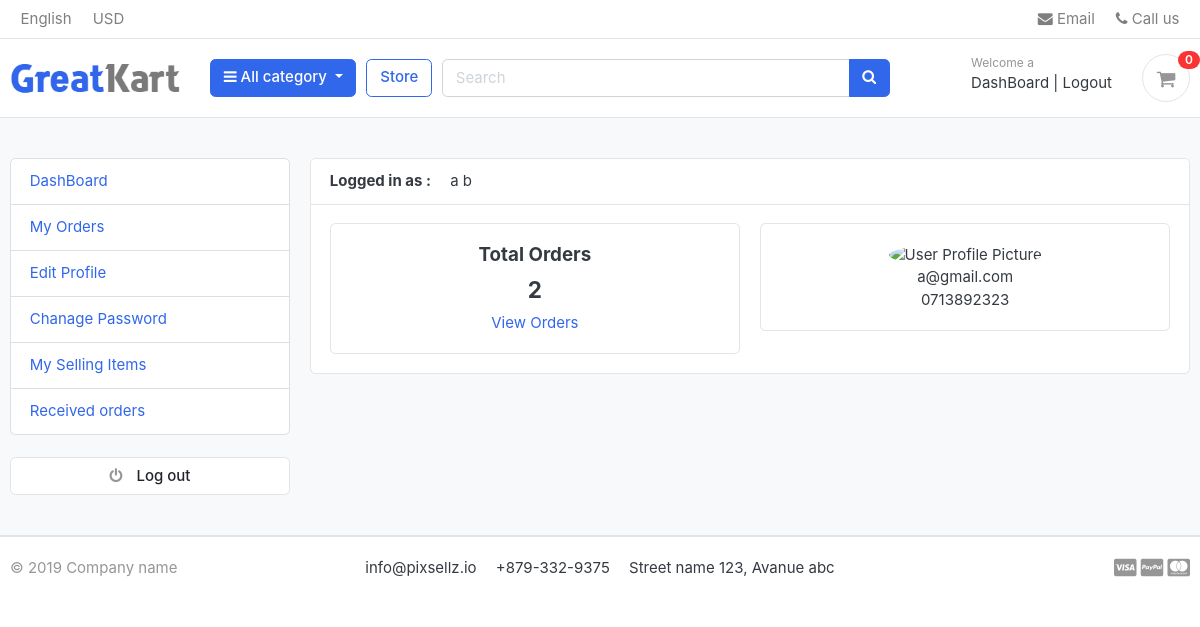
The app's page /accounts/dashboard/ (signed in) with its own data.
### accounts/models.py (models this page shows, shortened)
class Account(AbstractBaseUser):
    first_name   = models.CharField(max_length=50)
    last_name    = models.CharField(max_length=50)
    username     = models.CharField(max_length=50 ,unique=True)
    email        = models.EmailField(max_length=100 , unique=True)
    phone_number = models.CharField(max_length=50)
    date_joined     =models.DateTimeField(auto_now_add=True)
    last_login      =models.DateTimeField(auto_now_add=True)
    is_admin        =models.BooleanField(default=False)
    is_staff        =models.BooleanField(default=False)
    is_active       =models.BooleanField(default=False)
    is_superadmin   =models.BooleanField(default=False)
    USERNAME_FIELD = 'email'
    REQUIRED_FIELDS = ['username','first_name' , 'last_name']
    objects =MyAccountManager()
    def full_name(self):
        return f'{self.first_name} {self.last_name}'

### accounts/views.py (the view)
# urls.py: path('dashboard/',views.dashboard  , name='dashboard'),
@login_required(login_url='login')
def dashboard(request):
    orders = Order.objects.order_by('-created_at').filter(user_id = request.user.id ,is_ordered = True)
    orders_count = orders.count()
    context = {
        'orders_count' : orders_count,
    }
    return render(request ,'accounts/dashboard.html' ,context)

### carts/context_processors.py (called while the page is built)
def counter(request):
    cart_counter = 0
    if 'admin' in request.path:
        return {}
    else:
        try:
            cart = Cart.objects.filter(cart_id = _cart_id(request))
            if request.user.is_authenticated:
                cart_items =CartItem.objects.all().filter(user = request.user)
            else:
                cart_items = CartItem.objects.all().filter(cart = cart[:1])
            for cart_item in cart_items:
                cart_counter += cart_item.quantity
        except Cart.DoesNotExist:
            cart_counter =0
    return dict(cart_counter = cart_counter)

### carts/views.py (called while the page is built)
def _cart_id(request):
    cart = request.session.session_key
    if not cart:
        cart = request.session.create()
    return cart

### category/context_processors.py (called while the page is built)
def menu_links(request):
    links = Category.objects.all()
    return dict(links = links)

### category/models.py (called while the page is built)
    def get_url(self):
        return reverse('product_by_category' ,args=[self.slug])

### templates/accounts/dashboard.html (shortened to what this page needs)
{% extends 'base.html' %}
{% block content %}
<section class="section-conten padding-y bg">
    <div class="container">
        <div class="row">
       {% include 'root/dashboard_sidebar.html' %}
        <main class="col-md-9">
            <article class="card">
            <header class="card-header">
                <strong class="d-inline-block mr-3">Logged in as :</strong>
                <span>{{user.full_name }}</span>
            </header>
            <div class="card-body">
                <div class="row">
                        <div class="col-md-6">
                            <div class="card" style="text-align:center;">
                                <div class="card-body">
                                        <h5>Total Orders</h5>
                                        <h4>{{orders_count}}</h4>
                                        <a href="">View Orders</a>
                                </div>
                            </div>
                        </div>
                        <div class="col-md-6">
                            <div class="card" style="text-align:center;">
                                <div class="card-body">
                                    <img src="https://www.w3schools.com/howto/img_avatar.png" alt="User Profile Picture" width="50" height="50" style="border-radius:50%;">
                                    <p class="mb-0">{{ user.email }} </p>
                                    <p class="mb-0">{{ user.phone_number }} </p>
                                </div>
                            </div>
                        </div>
            </div>
            </article>
        </main>
    </div>
    </div>
    </section>
{% endblock %}%

### templates/root/header.html (shortened to what this page needs)
{% load static %}
<header class="section-header">
    <nav class="navbar p-md-0 navbar-expand-sm navbar-light border-bottom">
    <div class="container">
      <div class="collapse navbar-collapse" id="navbarTop4">
        <ul class="navbar-nav mr-auto">
            <li class="nav-item dropdown">
                 <a href="#" class="nav-link">   English </a>
            </li>
            <li class="nav-item dropdown">
                <a href="#" class="nav-link"> USD </a>
            </li>
        </ul>
        <ul class="navbar-nav">
            <li><a href="#" class="nav-link"> <i class="fa fa-envelope"></i> Email </a></li>
            <li><a href="#" class="nav-link"> <i class="fa fa-phone"></i> Call us </a></li>
        </ul>
      </div>
    </div>
    </nav>
    <section class="header-main border-bottom">
        <div class="container">
    <div class="row align-items-center">
        <div class="col-lg-2 col-md-3 col-6">
            <a href="{% url 'home' %}" class="brand-wrap">
                <img class="logo" src={%static "./images/logo.png"%}>
            </a>
        </div>
        <div class="col-lg col-sm col-md col-6 flex-grow-0">
            <div class="category-wrap dropdown d-inline-block float-right">
                <button type="button" class="btn btn-primary dropdown-toggle" data-toggle="dropdown">
                    <i class="fa fa-bars"></i> All category
                </button>
            </div>
        </div>
        <a href="{% url 'store' %}" class="btn btn-outline-primary">Store</a>
        <div class="col-lg  col-md-6 col-sm-12 col">
            <form action="{% url 'search' %}" class="search" method='GET'>
                <div class="input-group w-100">
                    <input type="text" class="form-control" style="width:60%;" placeholder="Search" name= "keyword" >
                    <div class="input-group-append">
                      <button class="btn btn-primary" type="submit">
                        <i class="fa fa-search"></i>
                      </button>
                    </div>
                </div>
            </form>
        </div>
        <div class="col-lg-3 col-sm-6 col-8 order-2 order-lg-3">
                    <div class="d-flex justify-content-end mb-3 mb-lg-0">
                        {% if user.id  is  None %}
                        <div class="widget-header">
                            <small class="title text-muted">Welcome guest!</small>
                            <div>
                                <a href="{% url 'login' %}">Sign in</a> <span class="dark-transp"> | </span>
                                <a href="{% url 'register' %}"> Register</a>
                            </div>
                        </div>
                        {% else %}
                        <div class="widget-header">
                            <small class="title text-muted">Welcome {{ user.first_name }}</small>
                            <div>
                                <a href="{% url 'dashboard' %}">DashBoard</a> <span class="dark-transp"> | </span>
                                <a href="{% url 'logout' %}"> Logout</a>
                            </div>
                        </div>
                        {% endif %}
                        <a href={% url 'cart' %} class="widget-header pl-3 ml-3">
                            <div class="icon icon-sm rounded-circle border"><i class="fa fa-shopping-cart"></i></div>
                            <span class="badge badge-pill badge-danger notify">{{cart_counter }}</span>
                        </a>
                    </div>
                </div>
    </div>
        </div>
    </section>
    </header>

### static/css/ui.css (style rules this page uses)
html { font-family: "Inter", sans-serif; font-size: 15px; }
.icon-xs, .icon-sm, .icon-md, .icon-lg { display: inline-block; text-align: center; flex-shrink: 0; flex-grow: 0; }
.icon-sm { width: 48px; height: 48px; line-height: 48px !important; font-size: 20px; }
.padding-y { padding-top: 40px; padding-bottom: 40px; }
article:after, .form-group:after { display: block; clear: both; content: ""; }
.bg { background-color: #f8f9fa; }
p:last-child { margin-bottom: 0; }
.header-main { position: relative; padding-top: 1rem; padding-bottom: 1rem; }
.brand-wrap .logo, .navbar-brand .logo { margin-right: 7px; max-height: 42px; display: inline-block; }
.widget-header { display: inline-block; vertical-align: middle; position: relative; }
.widget-header a { color: #343a40; }
.widget-header i { color: #969696; }
.widget-header .title { display: block; }
.widget-header .notify { position: absolute; top: -3px; right: -10px; }
.notify { position: absolute; top: -4px; right: -10px; display: inline-block; padding: 0.25em 0.6em; font-size: 12px; line-height: 1; text-align: center; border-radius: 3rem; color: #fff; background-color: #fa3434; }

### records on screen
Account: first_name "a", full_name "a b", email "a@gmail.com", phone_number "0713892323"

### other values on screen
{{ cart_counter }} "0"
{{ orders_count }} "2"
